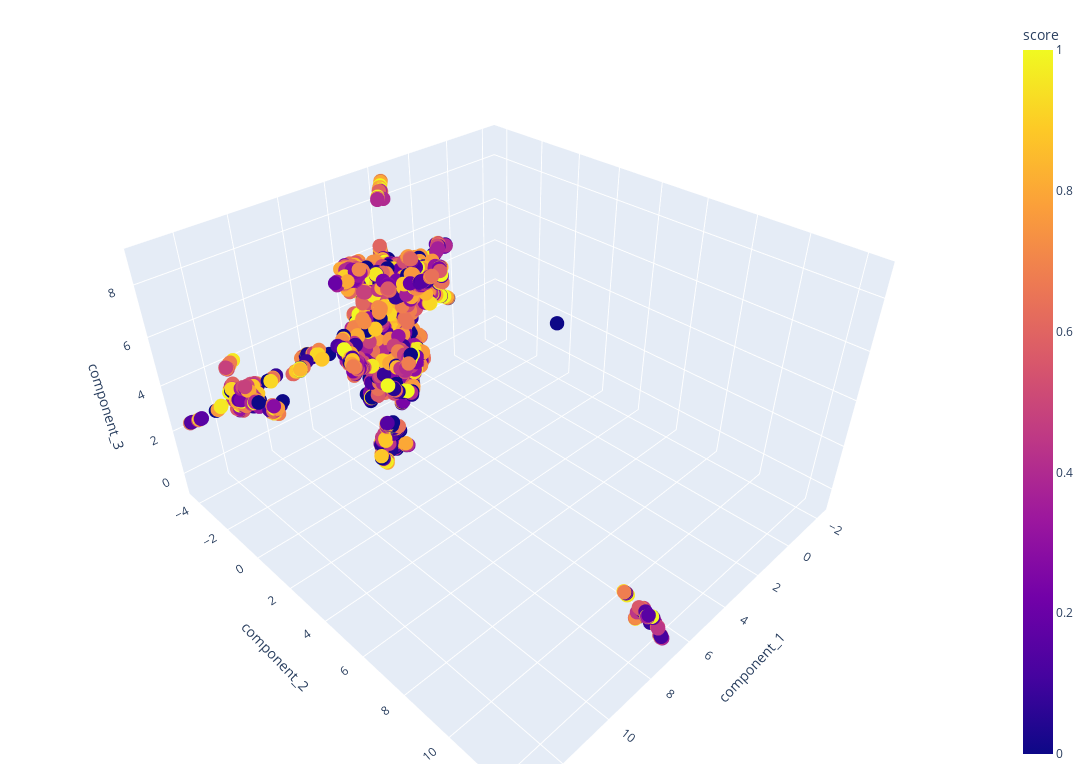

Notebook code for this chart:
### Code cell
from nlp_utils.sentences.visualisation import vis_components

vis_components(paraphrase_df, zcol="component_3", colour_col="score")

### Figure 1 — Plotly figure (JSON) as saved in the notebook; plotly's stock layout.template omitted (floating-point values rounded to 4 significant figures; data arrays with more than 128 entries replaced by an {"elided": "..."} marker saying what was removed)
{"data": [{"hovertemplate": "<b>%{hovertext}</b><br><br>component_1=%{x}<br>component_2=%{y}<br>component_3=%{z}<br>score=%{marker.color}<extra></extra>", "hovertext": {"elided": "2758 str values"}, "legendgroup": "", "marker": {"color": {"elided": "2758 float values"}, "coloraxis": "coloraxis", "size": 5, "symbol": "circle"}, "mode": "markers", "name": "", "scene": "scene", "showlegend": false, "type": "scatter3d", "x": {"elided": "2758 float values"}, "y": {"elided": "2758 float values"}, "z": {"elided": "2758 float values"}}], "layout": {"coloraxis": {"colorbar": {"title": {"text": "score"}}, "colorscale": [[0, "#0d0887"], [0.1111, "#46039f"], [0.2222, "#7201a8"], [0.3333, "#9c179e"], [0.4444, "#bd3786"], [0.5556, "#d8576b"], [0.6667, "#ed7953"], [0.7778, "#fb9f3a"], [0.8889, "#fdca26"], [1, "#f0f921"]]}, "height": 780, "legend": {"tracegroupgap": 0}, "margin": {"b": 16, "l": 16, "r": 16, "t": 16}, "scene": {"domain": {"x": [0, 1], "y": [0, 1]}, "xaxis": {"title": {"text": "component_1"}}, "yaxis": {"title": {"text": "component_2"}}, "zaxis": {"title": {"text": "component_3"}}}, "width": 1366}}
